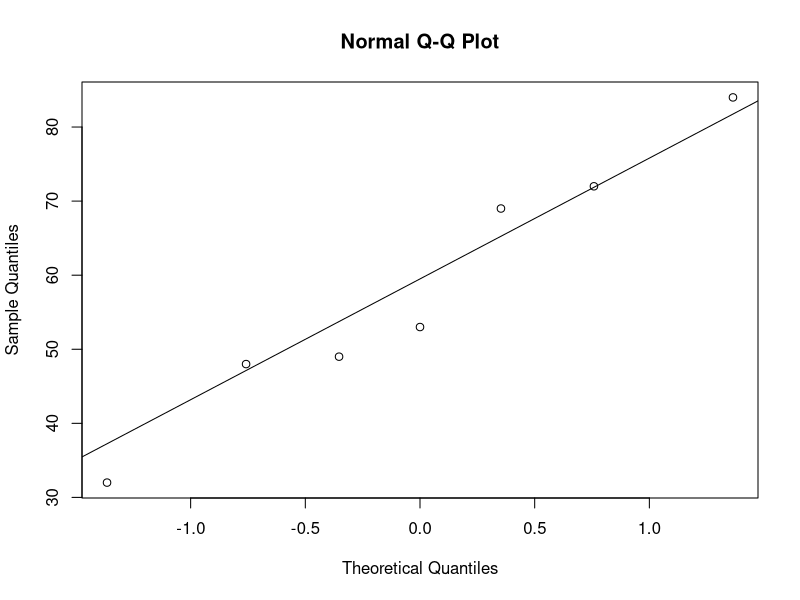
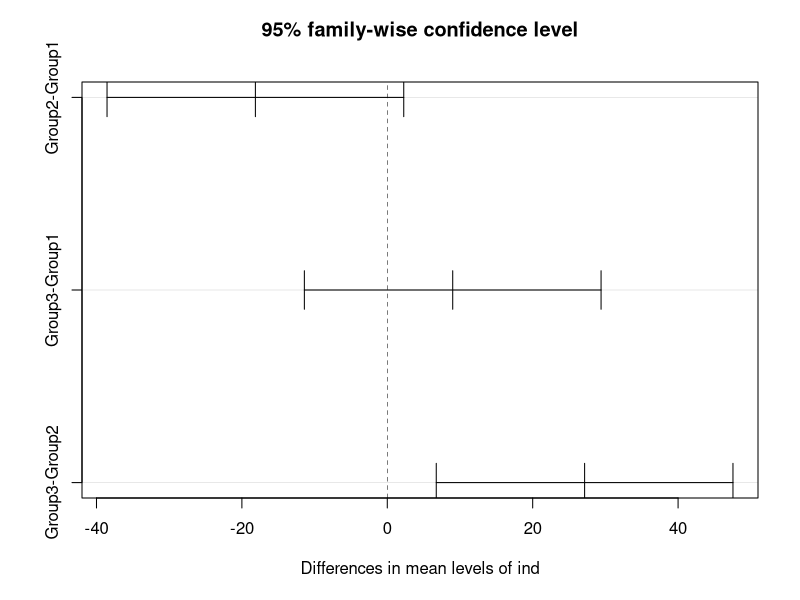

Here is the R script that generated these plots, in order:
## ---- chunk 1
knitr::opts_chunk$set(echo = TRUE)
## ---- chunk 2
Group1 <- c(53, 48, 32, 49, 69, 72, 84)
Group2 <- c(22, 30, 19, 47, 49, 55, 58)
Group3 <- c(61, 71, 77, 81, 59, 68, 53)
## ---- chunk 3
res <- shapiro.test(Group1)
res
## ---- chunk 4
res <- shapiro.test(Group2)
res
## ---- chunk 5
res <- shapiro.test(Group3)
res
## ---- chunk 6
qqnorm(Group1) # Quantile-Quantile Plot
qqline(Group1, distribution=qnorm)
## ---- chunk 7
result <- data.frame(Group1, Group2, Group3)
res.var<-bartlett.test(list(result$Group1, result$Group2, result$Group3))
res.var
## ---- chunk 8
result
st_result <- stack(result)
res <- oneway.test(values~ind, data = st_result)
res
## ---- chunk 9
res.anova <- aov(values~ind, data = st_result)
TK <- TukeyHSD(res.anova)
TK
plot(TK)
